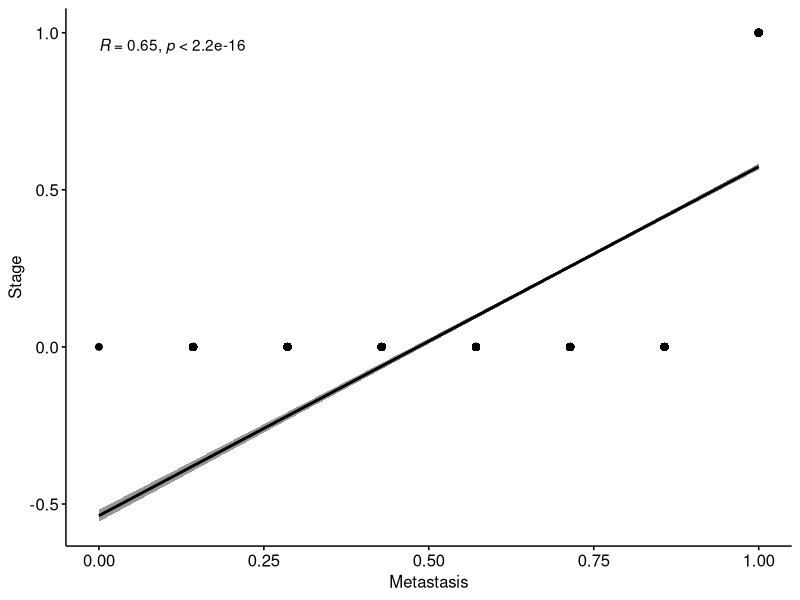

This figure's R source:
#!/usr/bin/env Rscript

library("ggplot2")
library("ggpubr")

prc_data_norm <- read.csv(file="../data/LungCancerDataset_AllRecords_NORM.csv",head=TRUE,sep=",",stringsAsFactors=FALSE)

ggscatter(prc_data_norm, x = "Stage", y = "Metastasis", 
          add = "reg.line", conf.int = TRUE, 
          cor.coef = TRUE, cor.method = "pearson",
          xlab = "Metastasis", ylab = "Stage")

cat("Pearson correlation between Stage and Metastasis: ")
cor(as.numeric(prc_data_norm$Stage), as.numeric(prc_data_norm$Metastasis), method = c("pearson"))

cat("Kendall correlation between Stage and Metastasis: ")
cor(as.numeric(prc_data_norm$Stage), as.numeric(prc_data_norm$Metastasis), method = c("kendall"))

cat("Spearman correlation between Stage and Metastasis: ")
cor(as.numeric(prc_data_norm$Stage), as.numeric(prc_data_norm$Metastasis), method = c("spearman"))





res <- cor.test(prc_data_norm$Stage, prc_data_norm$Metastasis, 
                    method = "pearson")
res